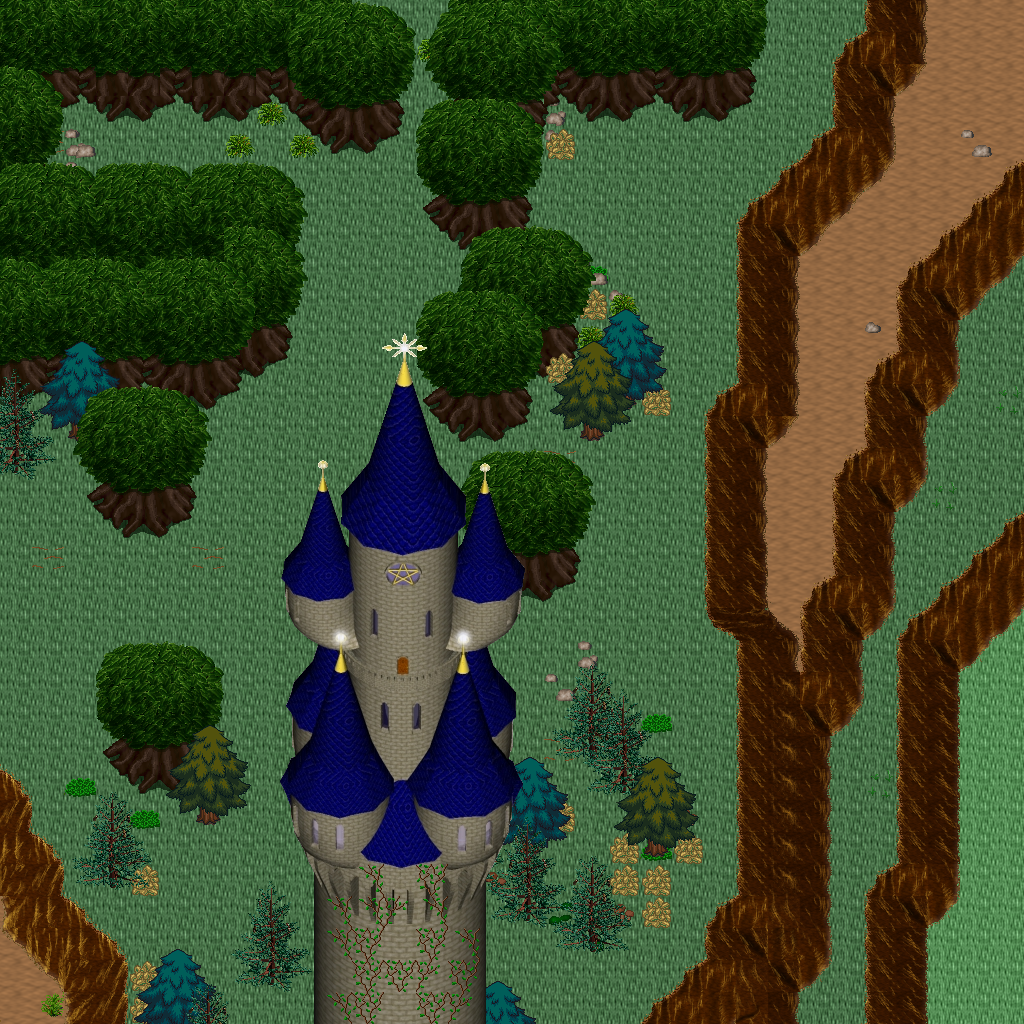

A level layout from a 2D game, rendered from its tile map. Below: a short description, then the map file with tile-grid data replaced by summaries:
An orthogonal 32x32 tile map with 32x32 px tiles, 5 tile layers (Ground, Objects, Objects2, Above, ...), 1 hidden layer not drawn, 44 tilesets.

<map version="1.10" tiledversion="1.11.0" orientation="orthogonal" renderorder="right-down" width="32" height="32" tilewidth="32" tileheight="32" infinite="0" nextlayerid="11" nextobjectid="1">
 <tileset firstgid="1" name="logic_item_mushroom" tilewidth="32" tileheight="32" tilecount="6" columns="6">
  <image source="../drawable/logic_item_mushroom.png" width="192" height="32" />
 </tileset>
 <tileset firstgid="7" name="plant_tree_chestnut_tree" tilewidth="32" tileheight="32" tilecount="20" columns="4">
  <image source="../drawable/plant_tree_chestnut_tree.png" width="128" height="160" />
 </tileset>
 <tileset firstgid="27" name="plant_tree_oak_tree" tilewidth="32" tileheight="32" tilecount="20" columns="4">
  <image source="../drawable/plant_tree_oak_tree.png" width="128" height="160" />
 </tileset>
 <tileset firstgid="47" name="building_fence_stone_fence_white" tilewidth="32" tileheight="32" tilecount="9" columns="3">
  <image source="../drawable/building_fence_stone_fence_white.png" width="96" height="96" />
 </tileset>
 <tileset firstgid="56" name="building_gnome_homes" tilewidth="32" tileheight="32" tilecount="48" columns="6">
  <image source="../drawable/building_gnome_homes.png" width="192" height="256" />
 </tileset>
 <tileset firstgid="104" name="logic_creature_gnome" tilewidth="32" tileheight="32" tilecount="6" columns="6">
  <image source="../drawable/logic_creature_gnome.png" width="192" height="32" />
 </tileset>
 <tileset firstgid="110" name="logic_item_vegetable" tilewidth="32" tileheight="32" tilecount="16" columns="8">
  <image source="../drawable/logic_item_vegetable.png" width="256" height="64" />
 </tileset>
 <tileset firstgid="126" name="plant_stump_small_stump" tilewidth="32" tileheight="32" tilecount="4" columns="2">
  <image source="../drawable/plant_stump_small_stump.png" width="64" height="64" />
 </tileset>
 <tileset firstgid="130" name="object_birds" tilewidth="32" tileheight="32" tilecount="4" columns="2">
  <image source="../drawable/object_birds.png" width="64" height="64" />
 </tileset>
 <tileset firstgid="134" name="ground_earth_edges" tilewidth="32" tileheight="32" tilecount="18" columns="6">
  <image source="../drawable/ground_earth_edges.png" width="192" height="96" />
 </tileset>
 <tileset firstgid="152" name="ground_grass_corners" tilewidth="32" tileheight="32" tilecount="24" columns="6">
  <image source="../drawable/ground_grass_corners.png" width="192" height="128" />
 </tileset>
 <tileset firstgid="176" name="building_fence_fence_chunky" tilewidth="32" tileheight="32" tilecount="21" columns="3">
  <image source="../drawable/building_fence_fence_chunky.png" width="96" height="224" />
 </tileset>
 <tileset firstgid="197" name="plant_bush_hosta" tilewidth="32" tileheight="32" tilecount="9" columns="3">
  <image source="../drawable/plant_bush_hosta.png" width="96" height="96" />
 </tileset>
 <tileset firstgid="206" name="plant_tree_maple_tree" tilewidth="32" tileheight="32" tilecount="72" columns="8">
  <image source="../drawable/plant_tree_maple_tree.png" width="256" height="288" />
 </tileset>
 <tileset firstgid="278" name="ground_ground" tilewidth="32" tileheight="32" tilecount="33" columns="3">
  <image source="../drawable/ground_ground.png" width="96" height="352" />
 </tileset>
 <tileset firstgid="311" name="ground_ground_2" tilewidth="32" tileheight="32" tilecount="4" columns="4">
  <image source="../drawable/ground_ground_2.png" width="128" height="32" />
 </tileset>
 <tileset firstgid="315" name="ground_ridge_earth_dark" tilewidth="32" tileheight="32" tilecount="96" columns="12">
  <image source="../drawable/ground_ridge_earth_dark.png" width="384" height="256" />
 </tileset>
 <tileset firstgid="411" name="plant_grasses" tilewidth="32" tileheight="32" tilecount="6" columns="3">
  <image source="../drawable/plant_grasses.png" width="96" height="64" />
 </tileset>
 <tileset firstgid="417" name="ground_grass_edges" tilewidth="32" tileheight="32" tilecount="36" columns="12">
  <image source="../drawable/ground_grass_edges.png" width="384" height="96" />
 </tileset>
 <tileset firstgid="453" name="ground_green_paving" tilewidth="32" tileheight="32" tilecount="18" columns="3">
  <image source="../drawable/ground_green_paving.png" width="96" height="192" />
 </tileset>
 <tileset firstgid="471" name="ground_rock_pebbles" tilewidth="32" tileheight="32" tilecount="3" columns="1">
  <image source="../drawable/ground_rock_pebbles.png" width="32" height="96" />
 </tileset>
 <tileset firstgid="474" name="plant_flower_daisy_white" tilewidth="32" tileheight="32" tilecount="8" columns="2">
  <image source="../drawable/plant_flower_daisy_white.png" width="64" height="128" />
 </tileset>
 <tileset firstgid="482" name="plant_flower_daisy_blue" tilewidth="32" tileheight="32" tilecount="8" columns="2">
  <image source="../drawable/plant_flower_daisy_blue.png" width="64" height="128" />
 </tileset>
 <tileset firstgid="490" name="ground_ladder_vertical_dark" tilewidth="32" tileheight="32" tilecount="3" columns="3">
  <image source="../drawable/ground_ladder_vertical_dark.png" width="96" height="32" />
 </tileset>
 <tileset firstgid="493" name="plant_tree_tree_darkgreen" tilewidth="32" tileheight="32" tilecount="88" columns="8">
  <image source="../drawable/plant_tree_tree_darkgreen.png" width="256" height="352" />
 </tileset>
 <tileset firstgid="581" name="ground_rock_rock_cluster" tilewidth="32" tileheight="32" tilecount="6" columns="3">
  <image source="../drawable/ground_rock_rock_cluster.png" width="96" height="64" />
 </tileset>
 <tileset firstgid="587" name="ground_grass_corners" tilewidth="32" tileheight="32" tilecount="24" columns="6">
  <image source="../drawable/ground_grass_corners.png" width="192" height="128" />
 </tileset>
 <tileset firstgid="611" name="plant_bush_bushes" tilewidth="32" tileheight="32" tilecount="10" columns="5">
  <image source="../drawable/plant_bush_bushes.png" width="160" height="64" />
 </tileset>
 <tileset firstgid="621" name="plant_vine" tilewidth="32" tileheight="32" tilecount="3" columns="1">
  <image source="../drawable/plant_vine.png" width="32" height="96" />
 </tileset>
 <tileset firstgid="624" name="ground_ladder_horizontal_dark" tilewidth="32" tileheight="32" tilecount="3" columns="1">
  <image source="../drawable/ground_ladder_horizontal_dark.png" width="32" height="96" />
 </tileset>
 <tileset firstgid="627" name="logic_collision" tilewidth="32" tileheight="32" tilecount="1" columns="1">
  <image source="../drawable/logic_collision.png" width="32" height="32" />
 </tileset>
 <tileset firstgid="628" name="plant_tree_fir_trees" tilewidth="32" tileheight="32" tilecount="24" columns="6">
  <image source="../drawable/plant_tree_fir_trees.png" width="192" height="128" />
 </tileset>
 <tileset firstgid="652" name="plant_mosses" tilewidth="32" tileheight="32" tilecount="16" columns="4">
  <image source="../drawable/plant_mosses.png" width="128" height="128" />
 </tileset>
 <tileset firstgid="668" name="plant_mushroom3" tilewidth="32" tileheight="32" tilecount="2" columns="2">
  <image source="../drawable/plant_mushroom3.png" width="64" height="32" />
 </tileset>
 <tileset firstgid="670" name="building_wizards_tower" tilewidth="32" tileheight="32" tilecount="252" columns="9">
  <image source="../drawable/building_wizards_tower.png" width="288" height="896" />
 </tileset>
 <tileset firstgid="922" name="plant_tree_evergreen" tilewidth="32" tileheight="32" tilecount="36" columns="3">
  <image source="../drawable/plant_tree_evergreen.png" width="96" height="384" />
 </tileset>
 <tileset firstgid="958" name="logic_portal" tilewidth="32" tileheight="32" tilecount="24" columns="8">
  <image source="../drawable/logic_portal.png" width="256" height="96" />
 </tileset>
 <tileset firstgid="982" name="logic_protection" tilewidth="32" tileheight="32" tilecount="2" columns="2">
  <image source="../drawable/logic_protection.png" width="64" height="32" />
 </tileset>
 <tileset firstgid="984" name="logic_item_herb" tilewidth="32" tileheight="32" tilecount="5" columns="5">
  <image source="../drawable/logic_item_herb.png" width="160" height="32" />
 </tileset>
 <tileset firstgid="989" name="plant_bush_large_green" tilewidth="32" tileheight="32" tilecount="9" columns="3">
  <image source="../drawable/plant_bush_large_green.png" width="96" height="96" />
 </tileset>
 <tileset firstgid="998" name="light_dim_light_5x5" tilewidth="32" tileheight="32" tilecount="25" columns="5">
  <image source="../drawable/light_dim_light_5x5.png" width="160" height="160" />
 </tileset>
 <tileset firstgid="1023" name="furniture_light_small_oil_lamp" tilewidth="32" tileheight="32" tilecount="8" columns="2">
  <image source="../drawable/furniture_light_small_oil_lamp.png" width="64" height="128" />
 </tileset>
 <tileset firstgid="1031" name="item_banners_flag" tilewidth="32" tileheight="32" tilecount="12" columns="3">
  <image source="../drawable/item_banners_flag.png" width="96" height="128" />
 </tileset>
 <tileset firstgid="1043" name="item_flagpole" tilewidth="32" tileheight="32" tilecount="3" columns="1">
  <image source="../drawable/item_flagpole.png" width="32" height="96" />
 </tileset>
 <layer id="1" name="Ground" width="32" height="32">
  <data>[1024 cells, 1024 non-empty, 4 distinct tile ids]</data>
 </layer>
 <layer id="2" name="Objects" width="32" height="32">
  <data>[1024 cells, 254 non-empty, 51 distinct tile ids]</data>
 </layer>
 <layer id="3" name="Objects2" width="32" height="32">
  <data>[1024 cells, 176 non-empty, 43 distinct tile ids]</data>
 </layer>
 <layer id="4" name="Above" width="32" height="32">
  <data>[1024 cells, 314 non-empty, 100 distinct tile ids]</data>
 </layer>
 <layer id="5" name="Above2" width="32" height="32">
  <data>[1024 cells, 198 non-empty, 164 distinct tile ids]</data>
 </layer>
 <layer id="6" name="Walkable" width="32" height="32" visible="0">
  <data>[1024 cells, 414 non-empty, 1 distinct tile ids]</data>
 </layer>
 <objectgroup id="7" name="Mapevents" />
 <objectgroup id="8" name="Spawn" />
 <objectgroup id="9" name="Keys" />
 <objectgroup id="10" name="Replace" />
</map>
